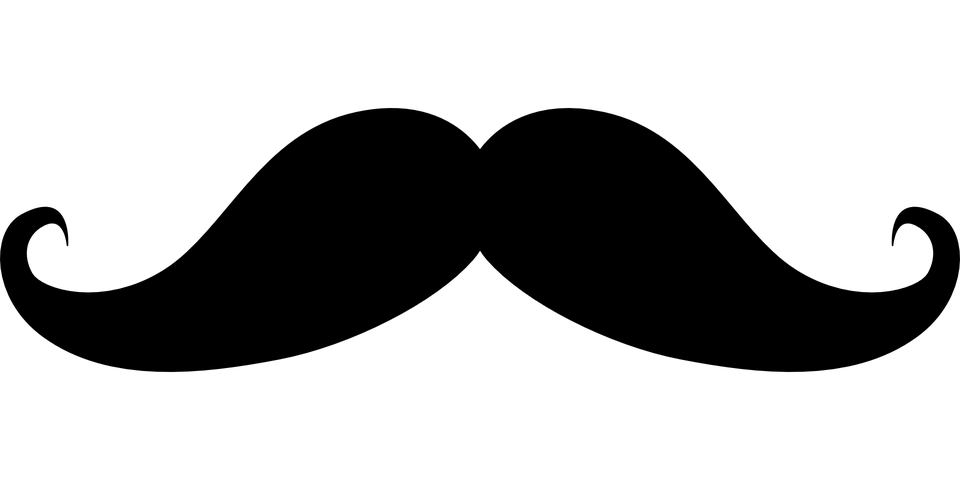
#> input picture opencvBasics/utils/images/moustache.png, 960 x 480 px
$ python -i file_util.py   (imports and definitions only)   (older library calls are emulated)
#> lines starting #> are read from the running program, lines starting #| are printed output that depends on the picture; after the words box and inside, x2 and y2 are one past the last pixel; in counts of white or black regions, pixels touching at a corner belong together
#> further down, picture is the input picture: shape (480, 960, 3); min 0, max 255, mean 176.9
import os
import cv2
import numpy as np
from django.core.files.storage import FileSystemStorage
from django.conf import settings

# [18 lines left out: functions save_uploaded_image, delete_all_media, not called in this run]

def cartoonize_image(img, ksize=5, sketch_mode=False):
#> called with ksize = 5, sketch_mode = False
    num_repetitions, sigma_color, sigma_space, ds_factor = 10, 5, 7, 4
    img_gray = cv2.cvtColor(img, cv2.COLOR_BGR2GRAY)
    img_gray = cv2.medianBlur(img_gray, 7)

    edges = cv2.Laplacian(img_gray, cv2.CV_8U, ksize=ksize)
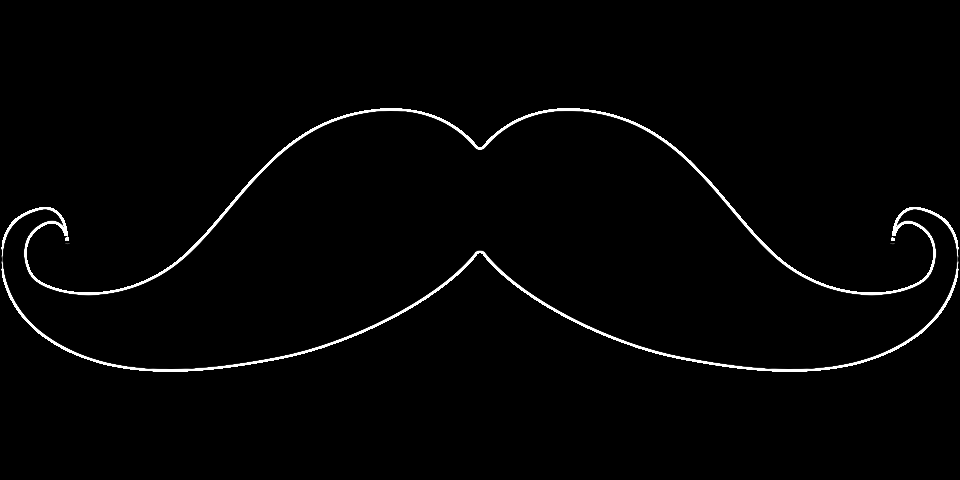
#> edges: shape (480, 960); min 0, max 255, mean 4.2
    ret, mask = cv2.threshold(edges, 100, 255, cv2.THRESH_BINARY_INV)
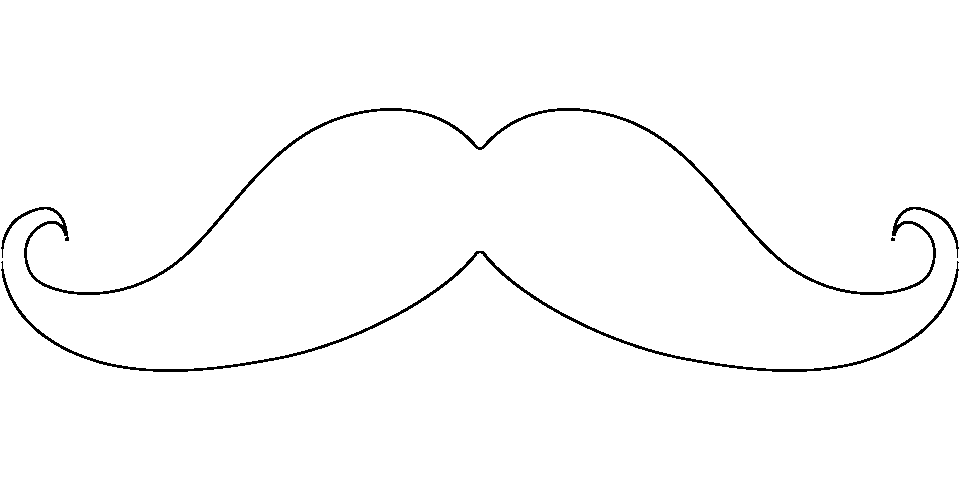
#> mask: shape (480, 960); 98.4% white; black in thin lines or dots, all inside (x1, y1, x2, y2) = (1, 108, 959, 372)

    if sketch_mode:
        return cv2.cvtColor(mask, cv2.COLOR_GRAY2BGR)

    img_small = cv2.resize(img, None, fx=1.0/ds_factor, fy=1.0/ds_factor, interpolation=cv2.INTER_AREA)

    for i in range(num_repetitions):
        img_small = cv2.bilateralFilter(img_small, ksize, sigma_color, sigma_space)

    img_output = cv2.resize(img_small, None, fx=ds_factor, fy=ds_factor, interpolation=cv2.INTER_LINEAR)
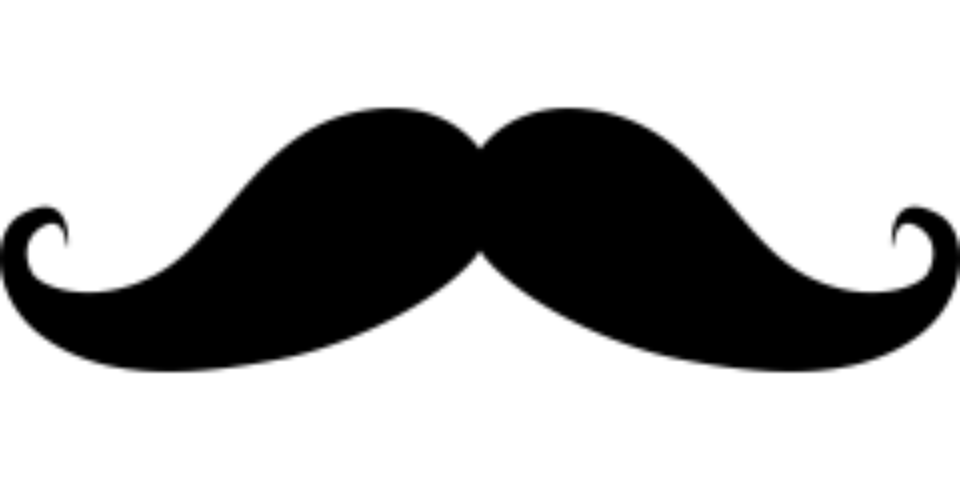
#> img_output: shape (480, 960, 3); min 0, max 255, mean 176.9

    dst = np.zeros(img_gray.shape)
    dst = cv2.bitwise_and(img_output, img_output, mask=mask)
    return dst

# [6 lines left out: function detect_face, not called in this run]

# [1 line not run here, left out]
face_cascade = cv2.CascadeClassifier('opencvBasics/utils/xml/haarcascade_frontalface_alt.xml')

# [27 lines left out: function batman_mask, not called in this run]


# [22 lines of commented-out code are left out]

mouth_cascade = cv2.CascadeClassifier('opencvBasics/utils/xml/haarcascade_mcs_mouth.xml')
# [1 line not run here, left out]

# [23 lines left out: function moustache_filter, not called in this run]

eye_cascade = cv2.CascadeClassifier('opencvBasics/utils/xml/haarcascade_eye.xml')
# [1 line not run here, left out]
# [44 lines left out: function sunglasses_filter, not called in this run]

nose_cascade = cv2.CascadeClassifier('opencvBasics/utils/xml/haarcascade_mcs_nose.xml')
# [1 line not run here, left out]
# [43 lines left out: function nose_circle_filter, not called in this run]
    # [6 lines of commented-out code are left out]

>>> import cv2
>>> picture = cv2.imread('images/moustache.png')
>>> result = cartoonize_image(picture)

$ run again, on opencvBasics/utils/images/nariz.png
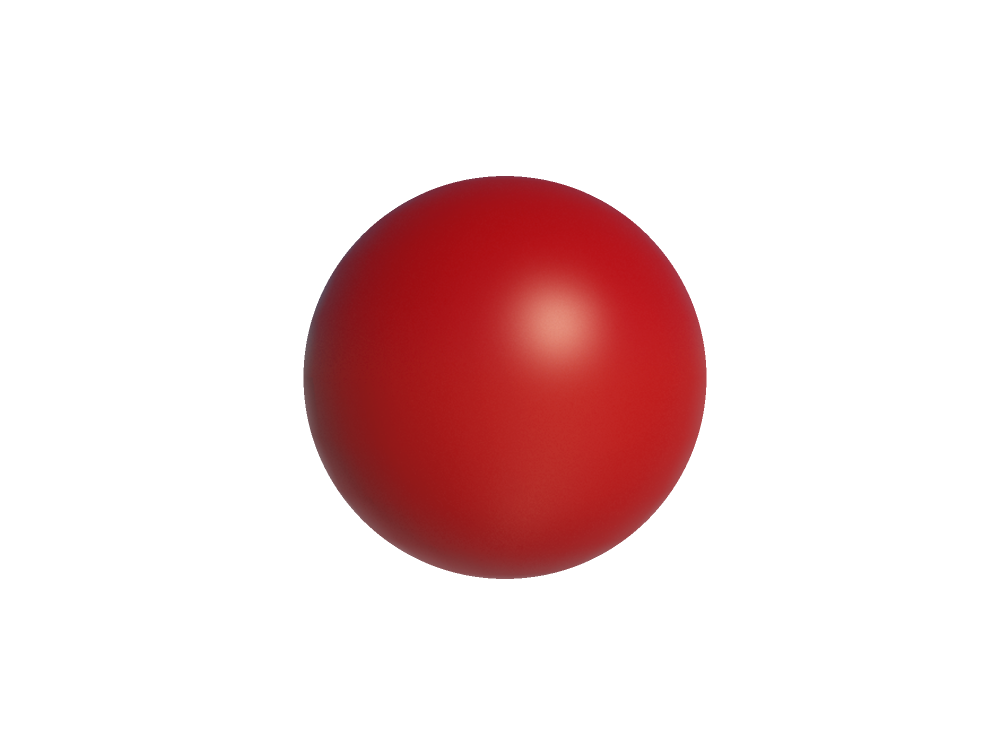
#> input picture opencvBasics/utils/images/nariz.png, 2000 x 1500 px (shown at 1/2 size)
#> picture is the input picture: shape (1500, 2000, 3); mean B, G, R 218.1, 217.8, 239.9
#> in cartoonize_image, `ret, mask = cv2.threshold(edges, 100, 255, cv2.THRESH_BINARY_INV)`:
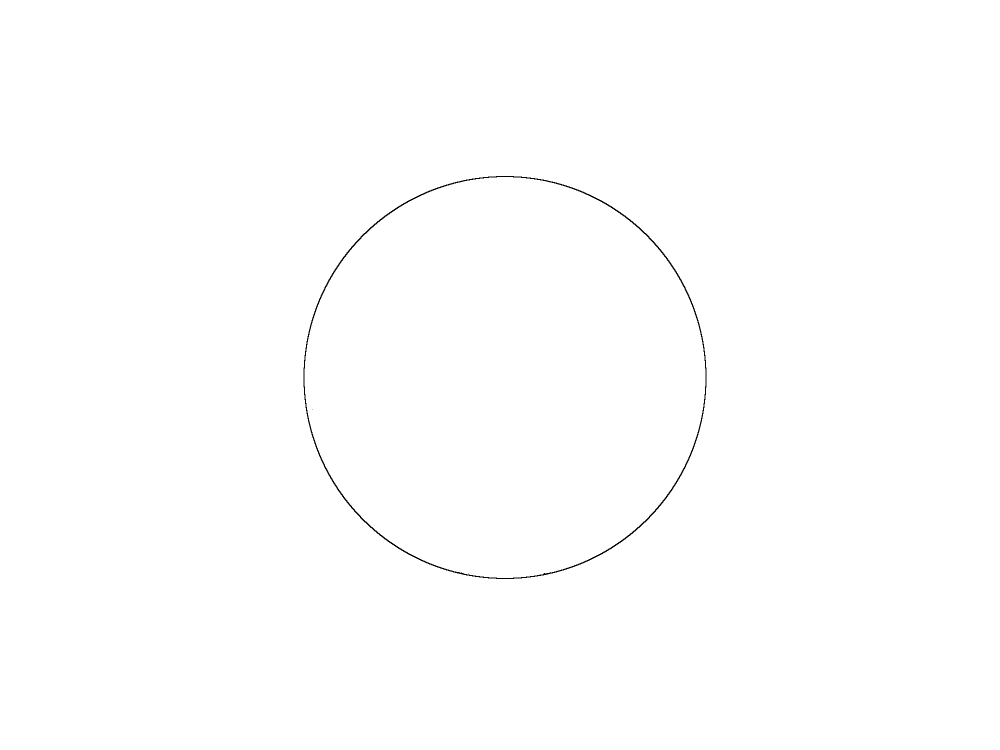
#> mask: shape (1500, 2000) (shown at 1/2 size); 99.8% white; black in thin lines or dots, all inside (x1, y1, x2, y2) = (607, 352, 1413, 1158)
#> in cartoonize_image, `img_small = cv2.resize(img, None, fx=1.0/ds_factor, fy=1.0/ds_factor, ..`:
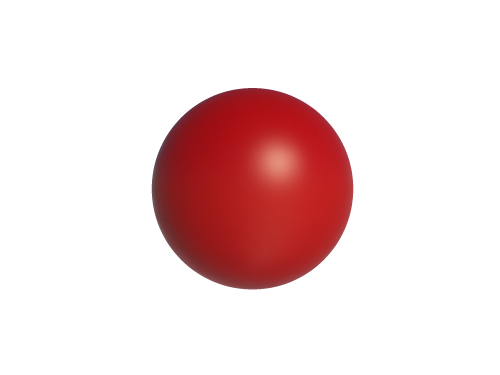
#> img_small: shape (375, 500, 3); mean B, G, R 218.1, 217.8, 239.9

$ run again, on opencvBasics/utils/images/sunglasses.png
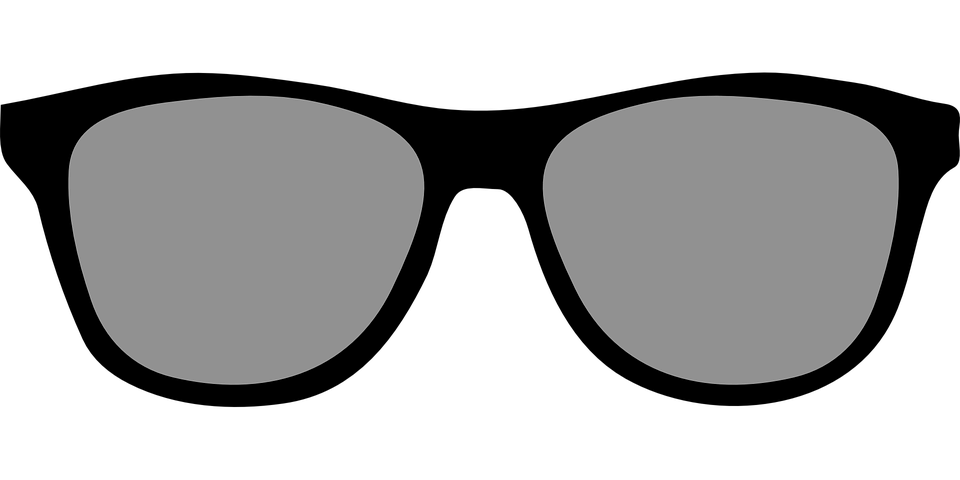
#> input picture opencvBasics/utils/images/sunglasses.png, 960 x 480 px
#> picture is the input picture: shape (480, 960, 3); min 0, max 255, mean 176.9
#> in cartoonize_image, `ret, mask = cv2.threshold(edges, 100, 255, cv2.THRESH_BINARY_INV)`:
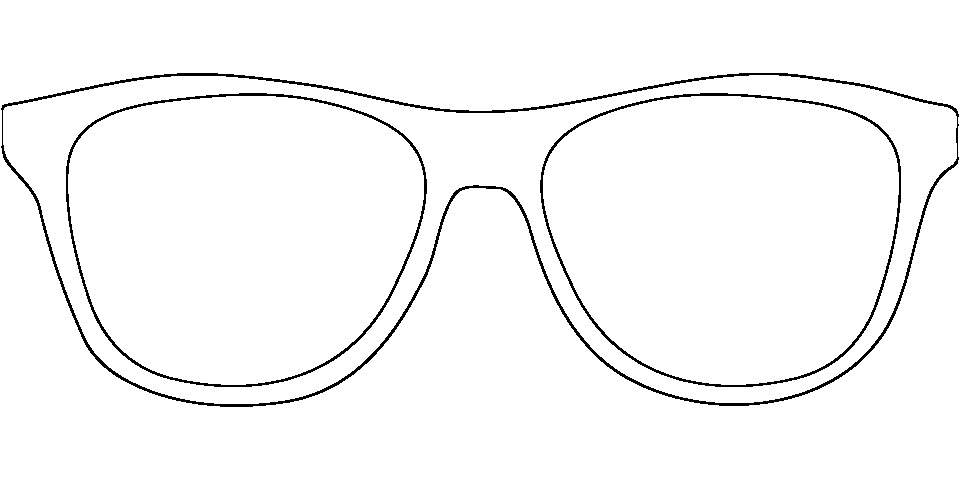
#> mask: shape (480, 960); 97.2% white; black in thin lines or dots, all inside (x1, y1, x2, y2) = (1, 73, 959, 407)
#> in cartoonize_image, `dst = cv2.bitwise_and(img_output, img_output, mask=mask)`:
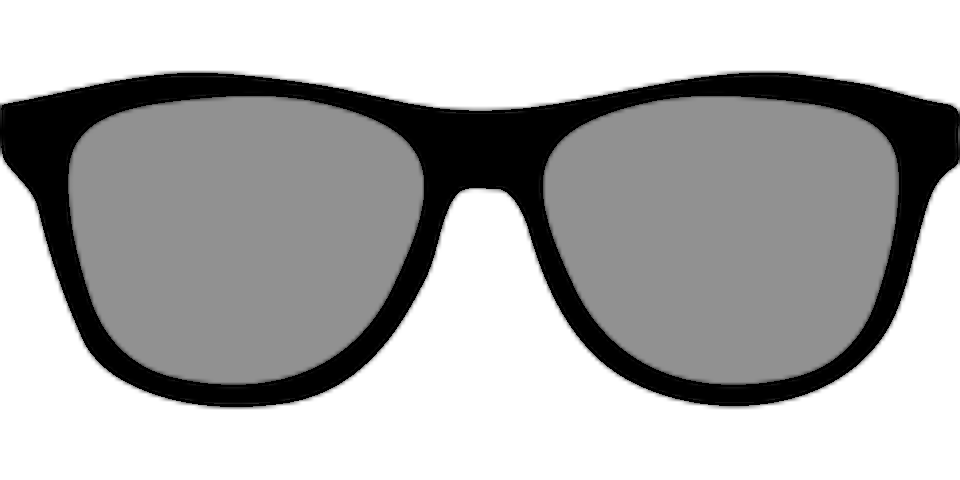
#> dst: shape (480, 960, 3); min 0, max 255, mean 175.4

$ run again, on opencvBasics/utils/images/sunglasses2.png
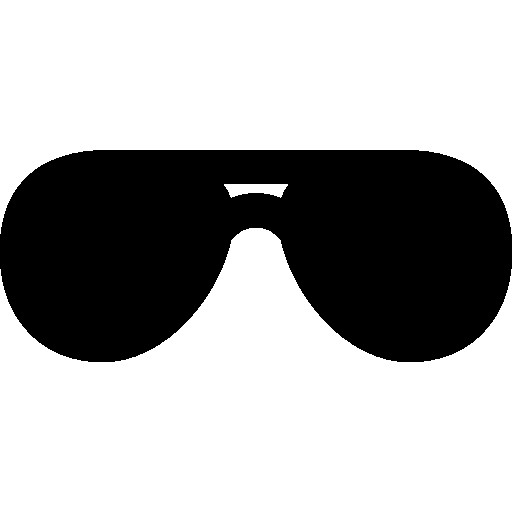
#> input picture opencvBasics/utils/images/sunglasses2.png, 512 x 512 px
#> picture is the input picture: shape (512, 512, 3); 67.6% white; 1 black region, box (x1, y1, x2, y2) and area: (0, 150, 512, 362) 84922
#> in cartoonize_image, `edges = cv2.Laplacian(img_gray, cv2.CV_8U, ksize=ksize)`:
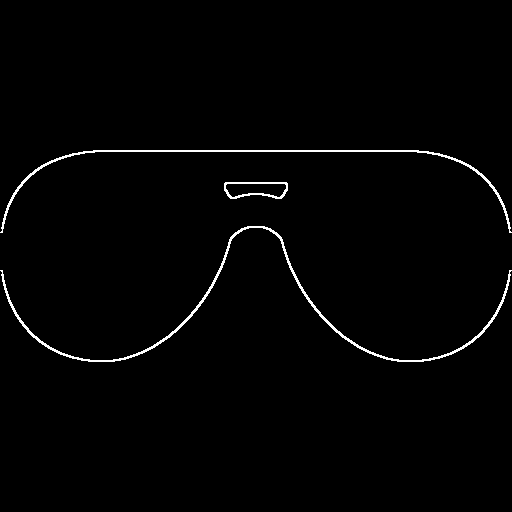
#> edges: shape (512, 512); 1.4% white in thin lines or dots, all inside (x1, y1, x2, y2) = (0, 150, 512, 362)
#> in cartoonize_image, `img_output = cv2.resize(img_small, None, fx=ds_factor, fy=ds_factor, i..`:
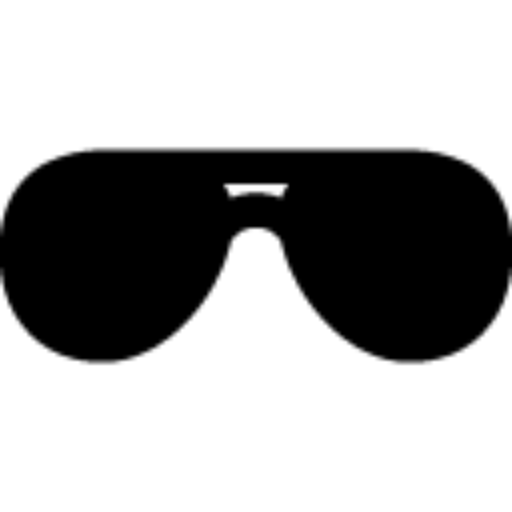
#> img_output: shape (512, 512, 3); min 0, max 255, mean 172.4
